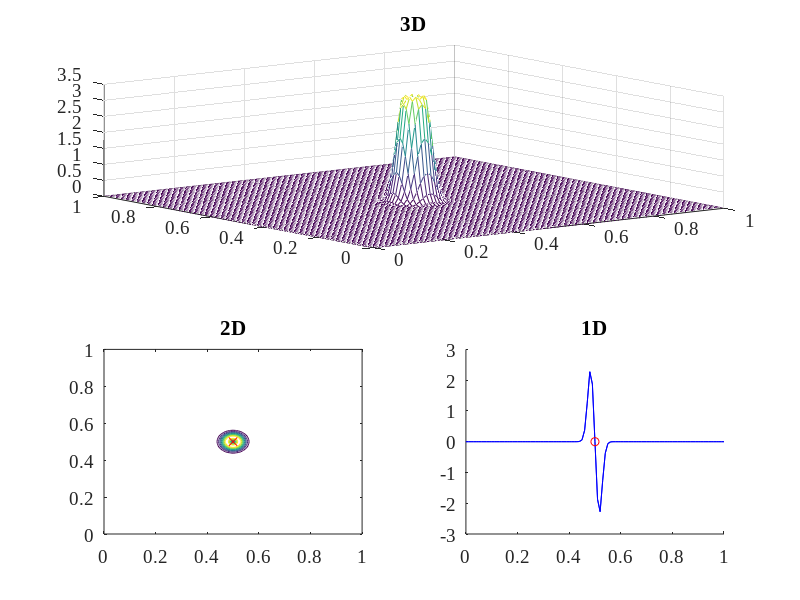

Recreate this plot in MATLAB. (Note: this script raises an error after producing the figure.)
clc;
clear;

path(path,'../util/'); % Help functions

% Change default axes fonts.
set(0,'DefaultAxesFontName', 'Times New Roman')
set(0,'DefaultAxesFontSize', 14)

% Change default text fonts.
set(0,'DefaultTextFontname', 'Times New Roman')
set(0,'DefaultTextFontSize', 14)

DIAG = sqrt(2); 
colnorm = @(X,P) sum(abs(X).^P,1).^(1/P);

PRECISION = 0.01;
x = [0:PRECISION:1;0:PRECISION:1];


tau = 0.1;

truth = [0.5;0.5];
%truth = [0.1;0.1];

% Relativistic World
ths = @(x) (zeros(2, length(x)));

% TRUTH Constant
ths = @(x) (repmat(truth,1,length(x))-x)./tau.*(repmat(tau./colnorm(repmat(truth,1,length(x))-x,2),2,1));

% TRUTH Linear
ths = @(x) (repmat(truth,1,length(x))-x)./tau;

% TRUTH Decaying exponentially (EXP)
SIGMA = 1;
ths = @(x) (repmat(truth,1,length(x))-x)./tau.*repmat(exppdf(colnorm(repmat(truth,1,length(x)) - abs((repmat(truth,1,length(x))-x)),2),SIGMA),2,1);

% Millean Arena (NORMAL)
POS = 3; SIGMA = 0.05;
ths = @(x) (repmat(truth,1,length(x))-x)./tau.*repmat(normpdf(colnorm(repmat(truth,1,length(x))-x,2),(DIAG -norm(truth))/POS,SIGMA),2,1);

% Hard to Find (NORMAL)
POS = 100; SIGMA = 0.02;
ths = @(x) (repmat(truth,1,length(x))-x)./tau.*repmat(normpdf(colnorm(repmat(truth,1,length(x))-x,2),(DIAG -norm(truth))/POS,SIGMA),2,1);

% Wide Funnel to Truth (LOG-NORMAL)
POS = 1; SIGMA = 3;
ths = @(x) (repmat(truth,1,length(x))-x)./tau.*repmat(lognpdf(colnorm(repmat(truth,1,length(x))-x,2),(DIAG -norm(truth))/POS,SIGMA),2,1);
 
% Gentle Landing to truth
POS = 0; SIGMA = 0.2;
ths = @(x) (repmat(truth,1,length(x))-x)./tau.*repmat(normpdf(colnorm(repmat(truth,1,length(x))-x,2),0,0.2),2,1);
        

% USED ONE (copied from above)

% Hard to Find (NORMAL)
POS = 100; SIGMA = 0.02;
ths = @(x) (repmat(truth,1,length(x))-x)./tau.*repmat(normpdf(colnorm(repmat(truth,1,length(x))-x,2),(DIAG -norm(truth))/POS,SIGMA),2,1);

str = 'Revolutionary Science';
tp = '';
h = figure;
[X,Y] = meshgrid(x(1,:), x(1,:));
Z = zeros(size(X));
for i=1:length(X)
    agents = [X(i,:) ; Y(i,:)];
    forces = ths(agents);
    Z(i,:) = colnorm(forces,2);
end
subplot(2,2,1:2);
mesh(X,Y,Z);
%colorbar;
title('3D');
subplot(2,2,3);
contour(X,Y,Z);
hold on
plot(truth(1), truth(2),'rx');
hold off
title('2D');
subplot(2,2,4);
hold on
line = ths(x);
plot(x, line(1,:), 'b');
hold on
plot(truth(1), 0,'ro');
hold off
title('1D');
%Adding suptitle
suptitle(str);

return

str = strrep(str, ' ', '_');
saveas(h,[ 'scenarios/' str tp '.fig']);
saveas(h,[ 'scenarios/' str tp '.png']);


hold on
cdfplot(abs(line(1,:)));
hold off

title(['pos: ' num2str(POS) ', sigma: ' num2str(SIGMA)]);


prompt = 'Give a file name to save the image.';
str = input(prompt,'s');
if ~isempty(str)
    saveas(h,[ 'scenarios/' str ]);
end

return;


%%% To find parameters;

for SIGMA=0.1:0.1:20

    for POS=0.1:0.1:8
       
        ths = @(x) (repmat(truth,1,length(x))-x)./tau.*repmat(normpdf(colnorm(repmat(truth,1,length(x))-x,2),(DIAG -norm(truth))/POS,SIGMA),2,1);
        
        [X,Y] = meshgrid(x(1,:), x(1,:));
        Z = zeros(size(X));
        for i=1:length(X)
            agents = [X(i,:) ; Y(i,:)];
            forces = ths(agents);
            Z(i,:) = colnorm(forces,2);
        end
        h = mesh(X,Y,Z);
        
        hold on
        plot(truth(1), truth(2),'rx');
        hold off
        title(['pos: ' num2str(POS) ', sigma: ' num2str(SIGMA)]);
       
       
        prompt = 'Give a file name to save the image.';
        str = input(prompt,'s');
        if ~isempty(str)
            saveas(h,[ 'scenarios/' str ]);
        end
        
    end
end
return;

contour(X,Y,Z);
colorbar;
surface(X,Y,Z);



return;

hold on
%plot(x, const(1,:), 'r');
%plot(x, linear(1,:), 'k-')
plot(x, normMid(1,:))
%plot(x, expo(1,:))
%plot(x, 15*normMoved(1,:))
%plot(x, lognorm(1,:));
%plot(x, 20*expo(1,:));
%plot(x, lognorm(1,:));
line(truth,[-1, 1]);
line([0, 1],[0,0]);
hold off

hold on
%cdfplot(abs(const(1,:)));
%cdfplot(abs(linear(1,:)));
cdfplot(abs(normMid(1,:)));
%cdfplot(abs(normMoved(1,:)));
%cdfplot(abs(lognorm(1,:)));
hold off
